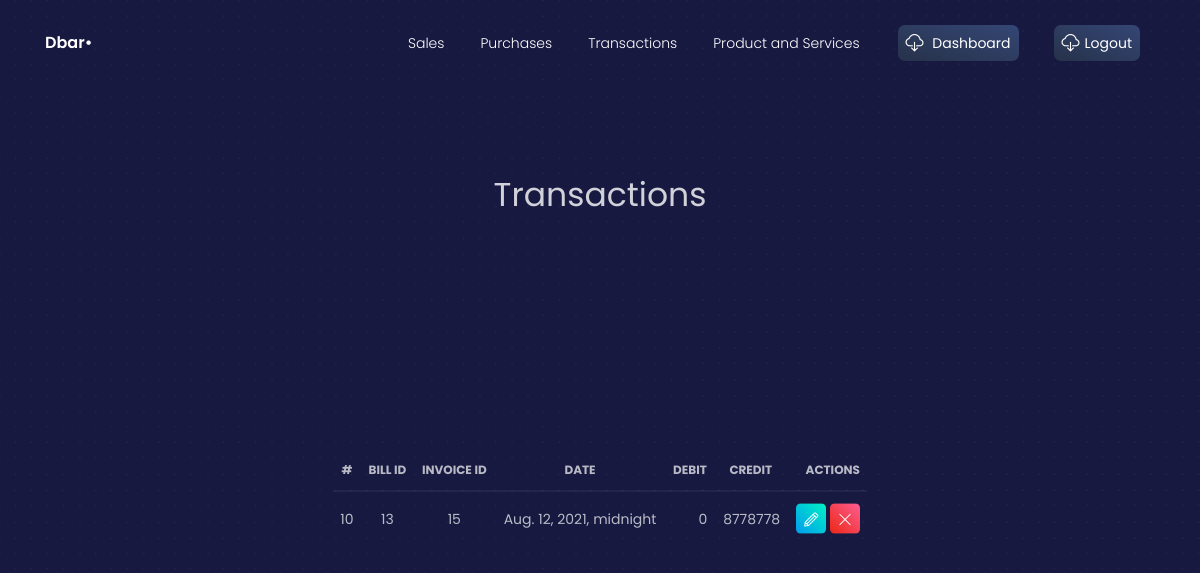
The page /view_transactions (signed in) on the database its author committed.
### crm/models.py (models this page shows, shortened)
class Transaction(models.Model):
    transactionID = models.AutoField(primary_key=True)
    billID = models.ForeignKey(Purchases, on_delete=models.CASCADE)
    salesID = models.ForeignKey(Sales, on_delete=models.CASCADE)
    date = models.DateTimeField(auto_now=False, auto_now_add=False)
    debit = models.IntegerField()
    credit = models.IntegerField()

class Purchases(models.Model):
    billID = models.AutoField(primary_key=True)
    companyID = models.ForeignKey(Company, on_delete=models.CASCADE)
    businessID = models.ForeignKey(Business, on_delete=models.CASCADE)
    items = models.ManyToManyField(ProductsAndServices)
    STAT = (
        ('Paid', 'Paid'),
        ('Unpaid', 'Unpaid')
    )
    status = models.CharField(max_length=64, choices=STAT)
    def __str__(self):
        return str(self.billID)

class Sales(models.Model):
    salesID = models.AutoField(primary_key=True)
    companyID = models.ForeignKey(Company, on_delete=models.CASCADE)
    businessID = models.ForeignKey(Business, on_delete=models.CASCADE)
    items = models.ManyToManyField(ProductsAndServices)
    STAT = (
        ('A', 'Approved'),
        ('NA', 'NotApproved')
    )
    status = models.CharField(max_length=2, choices=STAT)
    def __str__(self):
        return str(self.salesID)

### crm/views.py (the view)
# urls.py: path('view_transactions', views.view_transactions, name='view_transactions' ),
@login_required
def view_transactions(request):
    context = {}
    context["dataset"] =Transaction.objects.all()
    return render(request, 'view_transactions.html', context)

### templates/view_transactions.html (shortened to what this page needs)
{% load static %}
{% load static %}
{% load widget_tweaks %}
<!DOCTYPE html>
<html lang="en">
<head>
  <link href="https://use.fontawesome.com/releases/v5.0.6/css/all.css" rel="stylesheet">
    <link rel="stylesheet" href="https://maxcdn.bootstrapcdn.com/bootstrap/4.5.2/css/bootstrap.min.css">
  <link href="{% static './css/nucleo-icons.css' %}" rel="stylesheet" />
  <link href="{% static './css/blk-design-system.css' %}" rel="stylesheet" />
  <link href="{% static './demo/demo.css' %}" rel="stylesheet" />
</head>
<body class="landing-page">
  <nav class="navbar navbar-expand-lg fixed-top navbar-transparent " color-on-scroll="100">
    <div class="container">
      <div class="navbar-translate">
        <a class="navbar-brand" href="#" target="">
          <span>Dbar•</span>
        </a>
      </div>
      <div class="collapse navbar-collapse justify-content-end" id="navigation">
        <ul class="navbar-nav">
        <li class="nav-item">
            <a class="nav-link" href="{% url 'invoices' %}">Sales</a>
          </li>
          <li class="nav-item">
            <a class="nav-link" href="{% url 'purchases' %}">Purchases</a>
          </li>
          <li class="nav-item">
            <a class="nav-link" href="{% url 'transaction' %}">Transactions</a>
          </li>
          <li class="nav-item">
            <a class="nav-link" href="{% url 'productandservice' %}">Product and Services</a>
          </li>
          <li class="nav-item">
            <a class="nav-link btn btn-default d-none d-lg-block" href="{% url 'dashboard' %}">
              <i class="tim-icons icon-cloud-download-93"></i> Dashboard
            </a>
          </li>
          <li class="nav-item">
            <a class="nav-link btn btn-default d-none d-lg-block" href="{% url 'logout' %}">
              <i class="tim-icons icon-cloud-download-93"></i>Logout
            </a>
          </li>
        </ul>
      </div>
    </div>
  </nav>
<div class="wrapper">
    <div class="page-header header-filter">
       <br /><br /><br /><br /><br /><br /><br /><br /><br /><br />
      <div class="container">
        <div class="content-center brand">
          <h1 class="h3-seo">Transactions</h1>
        </div>
      </div>
      <div class="row">
        <div class="content-center brand">
           <br /><br /><br /><br /><br /><br /><br /><br /><br /><br />
          <table class="table">
            <thead>
              <tr>
                <th class="text-center">#</th>
                <th>Bill ID</th>
                <th>Invoice ID</th>
                <th>Date</th>
                <th>Debit</th>
                <th>Credit</th>
                <th class="text-right">Actions</th>
              </tr>
            </thead>
            <tbody>
            {% for data in dataset %}
              <tr>
                  <td class="text-center">{{ data.transactionID }}</td>
                  <td>{{ data.billID }}</td>
                  <td>{{ data.salesID }}</td>
                  <td>{{ data.date }}</td>
                  <td class="text-right">{{ data.credit }}</td>
                  <td class="text-right">{{ data.debit }}</td>
                  <td class="td-actions text-right">
                    <a href="update_transactions/?id={{data.transactionID}}">
                      <button type="button" rel="tooltip" class="btn btn-success btn-sm btn-icon">
                        <i class="tim-icons icon-pencil"></i>
                      </button>
                    </a>
                    <a href='delete_transactions/?id={{data.transactionID}}'>
                      <button type="button" rel="tooltip" class="btn btn-danger btn-sm btn-icon">
                          <i class="tim-icons icon-simple-remove"></i>
                      </button>
                    </a>
                    </td>
              </tr>
            {% endfor %}
            </tbody>
          </table>
        </div>
      </div>
    </div>
  </div>
</body>
</html>

### rows shown on the page
Transaction: transactionID "10", billID "13", salesID "15", date "Aug. 12, 2021, midnight", credit "0", debit "8778778"
